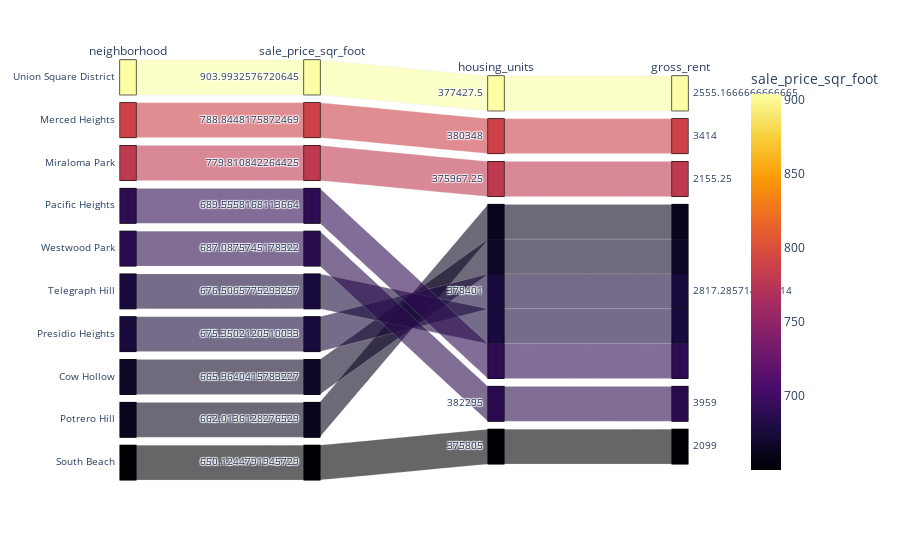

This figure's notebook cell:
### Code cell
# parallel_coordinates()

def parallel_categories():
    """Parallel Categories Plot."""
    
    avg_value_per_neighborhood = sfo_neighborhoods_census.groupby([sfo_neighborhoods_census["neighborhood"]]).mean()  
    top_ten_expensive_neighborhood = avg_value_per_neighborhood.nlargest(10, 'sale_price_sqr_foot').reset_index()
    
    top_ten_parallel_categories = px.parallel_categories(
    top_ten_expensive_neighborhood,
    dimensions=["neighborhood", "sale_price_sqr_foot", "housing_units", "gross_rent"],
    color="sale_price_sqr_foot",
    color_continuous_scale=px.colors.sequential.Inferno,
)
    
    return top_ten_parallel_categories

parallel_categories()

### Figure 1 — Plotly figure (JSON) as saved in the notebook; plotly's stock layout.template omitted (floating-point values rounded to 4 significant figures)
{"data": [{"dimensions": [{"label": "neighborhood", "values": ["Union Square District", "Merced Heights", "Miraloma Park", "Pacific Heights", "Westwood Park", "Telegraph Hill", "Presidio Heights", "Cow Hollow", "Potrero Hill", "South Beach"]}, {"label": "sale_price_sqr_foot", "values": [904.0, 788.8, 779.8, 689.6, 687.1, 676.5, 675.4, 666.0, 662.0, 650.1]}, {"label": "housing_units", "values": [377400.0, 380348, 376000.0, 378401, 382295, 378401, 378401, 378401, 378401, 375805]}, {"label": "gross_rent", "values": [2555.0, 3414, 2155.0, 2817.0, 3959, 2817.0, 2817.0, 2817.0, 2817.0, 2099]}], "domain": {"x": [0, 1], "y": [0, 1]}, "line": {"color": [904.0, 788.8, 779.8, 689.6, 687.1, 676.5, 675.4, 666.0, 662.0, 650.1], "coloraxis": "coloraxis"}, "name": "", "type": "parcats"}], "layout": {"autosize": true, "coloraxis": {"colorbar": {"title": {"text": "sale_price_sqr_foot"}}, "colorscale": [[0, "#000004"], [0.1111, "#1b0c41"], [0.2222, "#4a0c6b"], [0.3333, "#781c6d"], [0.4444, "#a52c60"], [0.5556, "#cf4446"], [0.6667, "#ed6925"], [0.7778, "#fb9b06"], [0.8889, "#f7d13d"], [1, "#fcffa4"]]}, "legend": {"tracegroupgap": 0}, "margin": {"t": 60}}}
